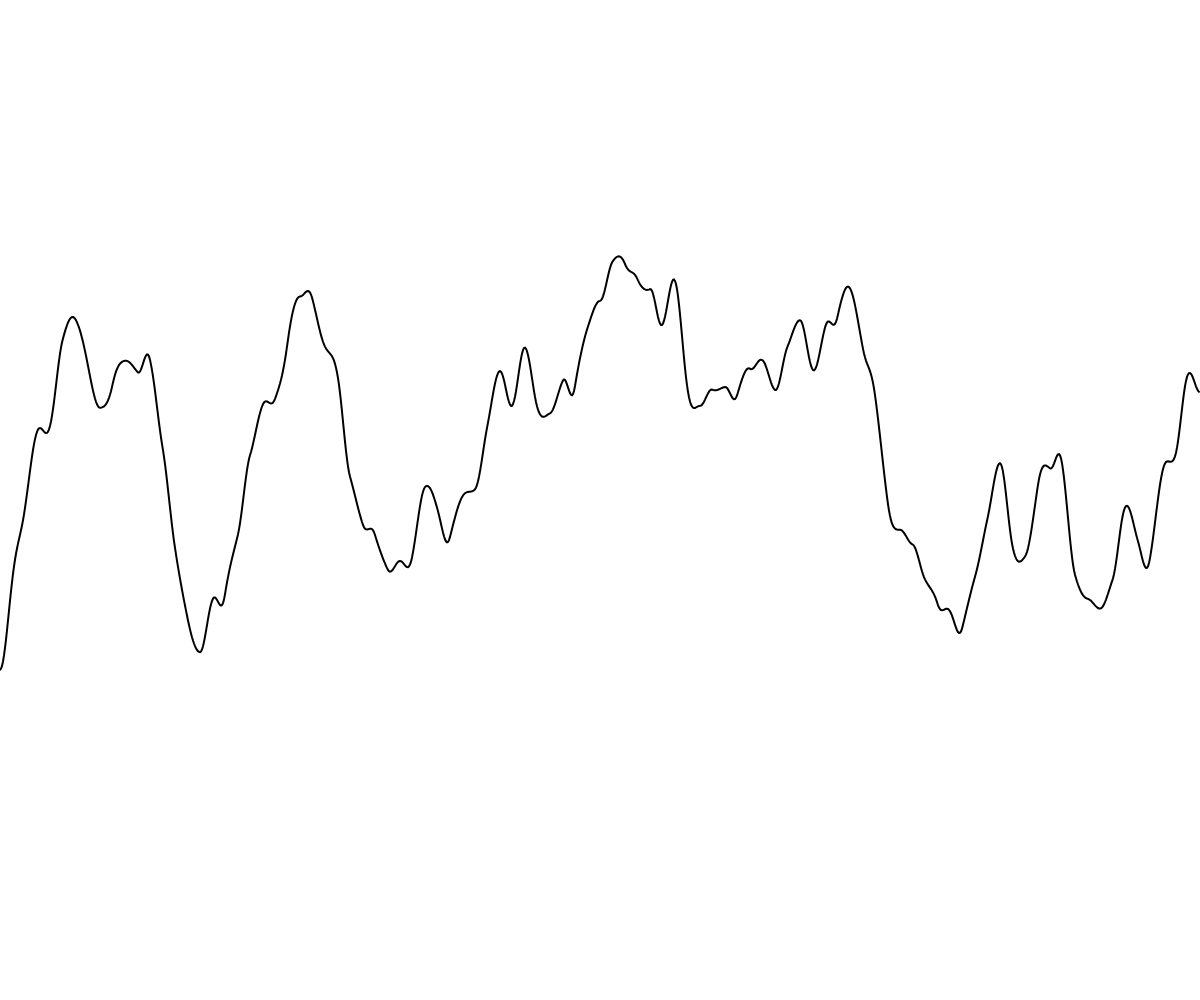
Frame 1 (no input)
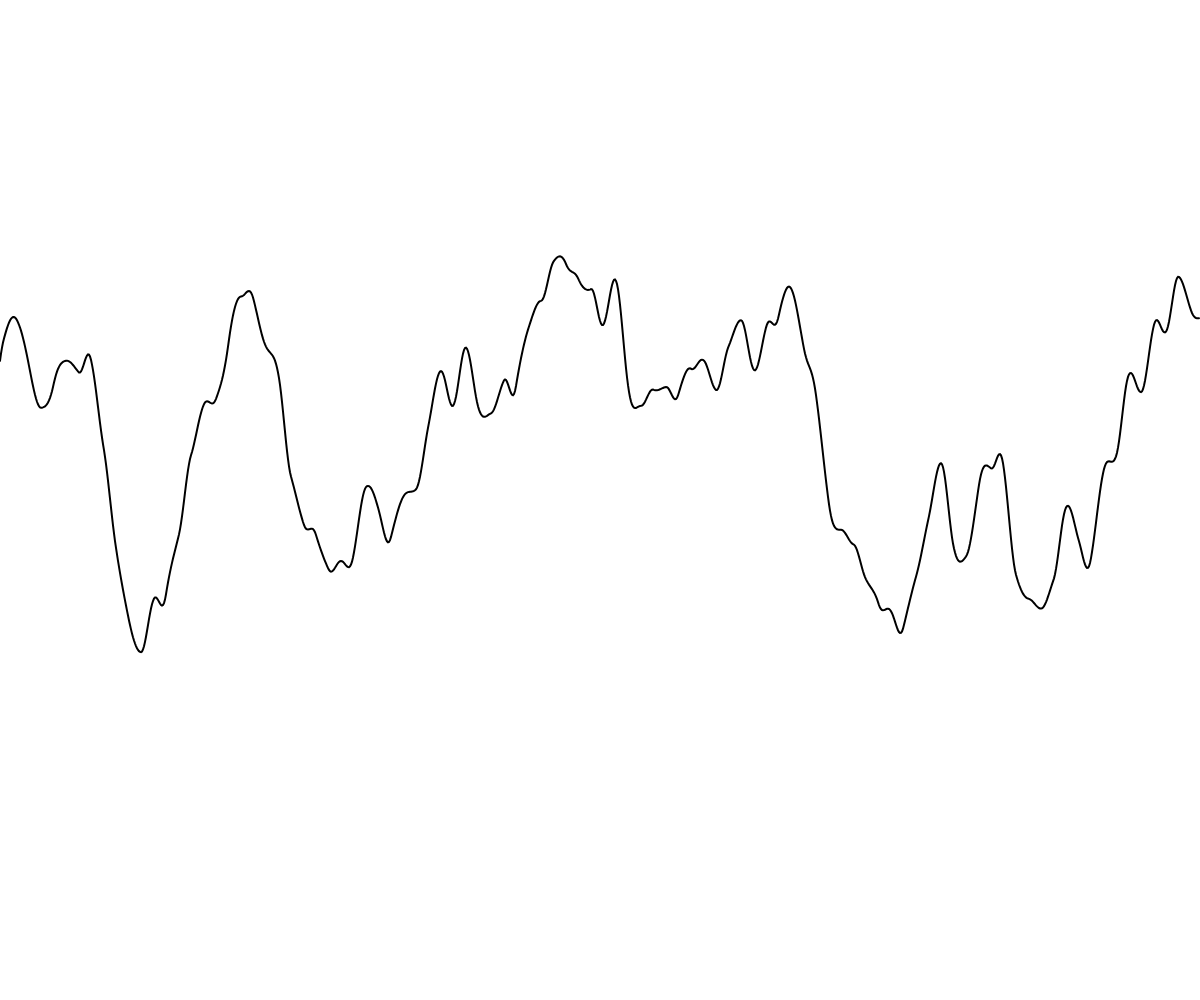
Frame 60 (no input)
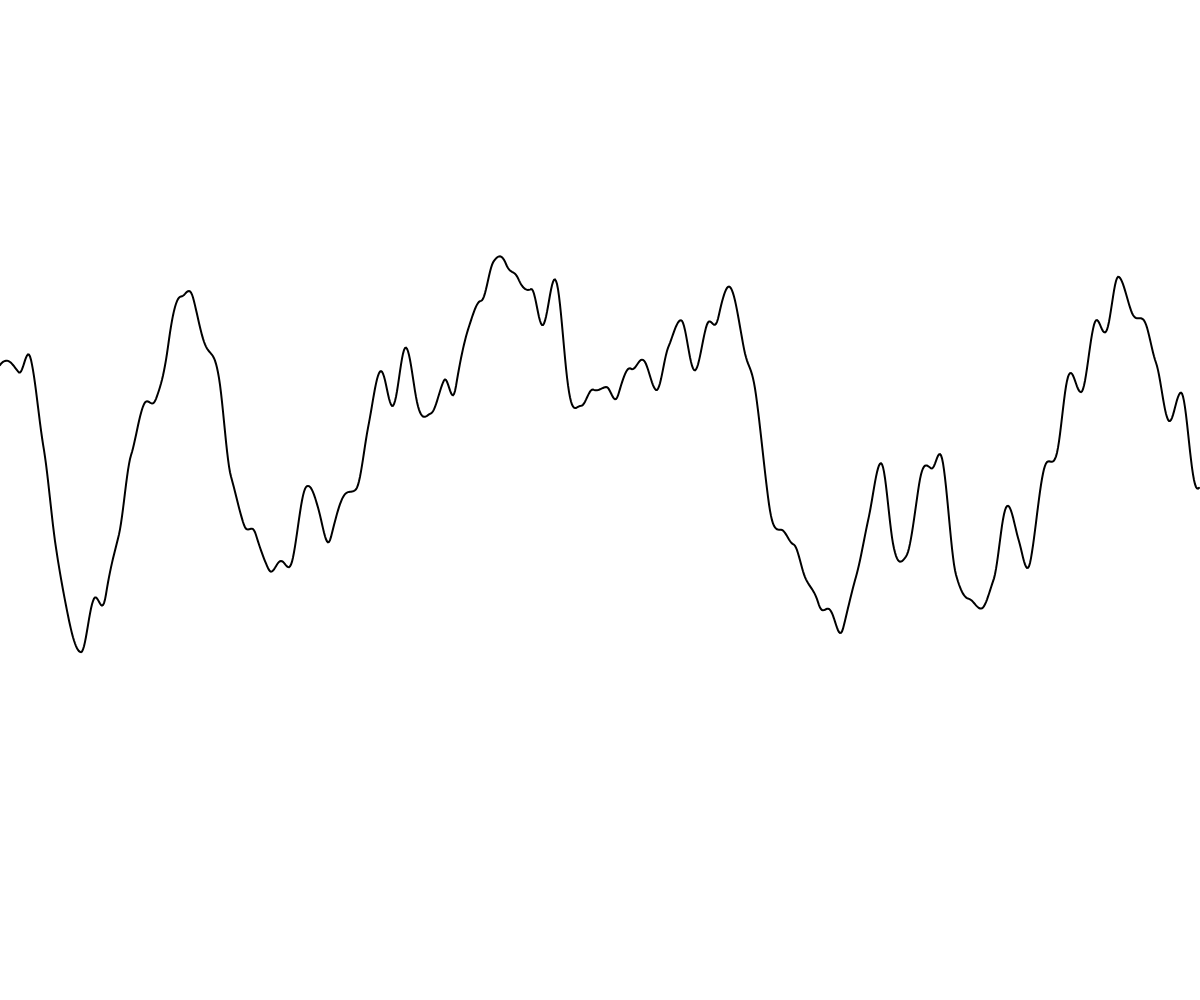
Frame 120 (the mouse pressed at the canvas centre since frame 60)

The p5.js sketch that drew these frames (run headless with seeded random() and noise() and a simulated clock; from frame 60 on, the mouse is pressed at the canvas centre):

// p5.js sketch
// ── sketch.js
// TODO: implement with sliders

let time = 0.0;
let incrementValue = 0.01; // Or 0.1 is les smooth

function setup() {
    createCanvas(windowWidth, windowHeight);
}

function draw() {
    background(255);
    let xoff = time;
    noFill();
    stroke(0);
    strokeWeight(2);
    beginShape();

    for (let i = 0; i < width; i++) {
        let y = noise(xoff) * height; // Up and down

        xoff += incrementValue
            ;
        vertex(i, y);
    }
    endShape();
    time += incrementValue;
}
